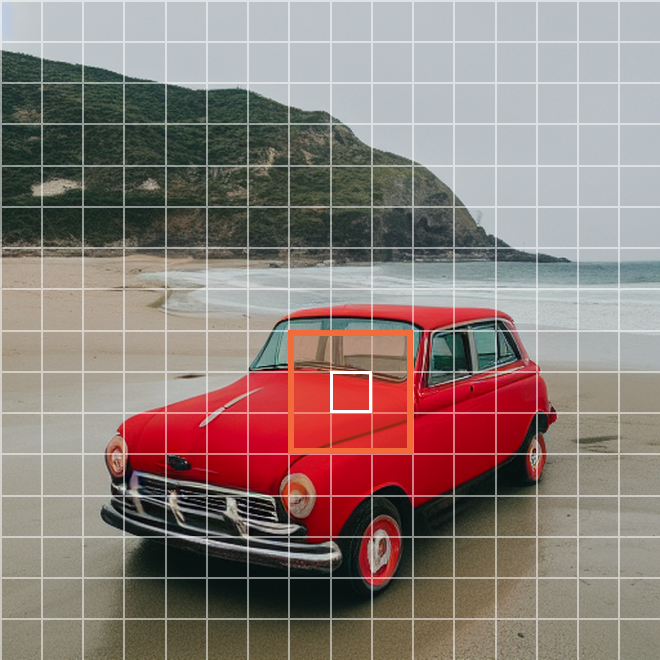
#> input picture 5-2/screens/slide/U_level_16.png, 660 x 660 px, given in place of sd15_00001_.png, which was not available
$ python unet_levels.py
#> lines starting #> are read from the running program, lines starting #| are printed output that depends on the picture; pictures that were not available may be replaced by others from this repository, and a replacement may not be noted
# U-Net 구조 도해용 그림 4장 — 실제 생성 그림(SD1.5, 시드 42) 위에 해상도별 칸 격자 + 3×3 합성곱 창이 덮는 범위
#   64×64 · 32×32 는 창이 작아 오른쪽 위에 확대창(창 주변 3배 영역)을 함께 그림
#   저장소 루트에서 : docker compose exec jupyter python /work/5-2/tools/screens/unet_levels.py   (Git Bash 는 앞에 MSYS_NO_PATHCONV=1)
from PIL import Image, ImageDraw
SRC = '/work/5-2/outputs/comfy/5-2/05/sd15_00001_.png'      # 512×512, "a red car on the beach"
S = 660                                               # 출력 한 변(슬라이드에서 165px 로 줄여 씀)
ORG = (242, 107, 58)
base = Image.open(SRC).convert('RGB').resize((S, S), Image.LANCZOS)
#> base is the input picture: PIL image 660x660 RGB; mean R, G, B 141, 125.7, 120.5
CX, CY = 0.50, 0.62                                   # 창 가운데(자동차 위)

def draw_grid(img, n, c, ox=0, oy=0, x_range=None, y_range=None, lw=1, alpha=90):
    ov = Image.new('RGBA', img.size, (0, 0, 0, 0)); d = ImageDraw.Draw(ov)
    w, h = img.size
    for i in range(n + 1):
        x = ox + i * c; y = oy + i * c
        if -1 <= x <= w: d.line([(x, 0), (x, h)], fill=(255, 255, 255, alpha), width=lw)
        if -1 <= y <= h: d.line([(0, y), (w, y)], fill=(255, 255, 255, alpha), width=lw)
    return Image.alpha_composite(img, ov)

for n in (64, 32, 16, 8):
    c = S / n
    im = draw_grid(base.convert('RGBA'), n, c, lw=1 if n >= 32 else 2, alpha=80 if n >= 32 else 130)
    gx, gy = int(CX * n), int(CY * n)
    x0, y0 = (gx - 1) * c, (gy - 1) * c
    ov = Image.new('RGBA', im.size, (0, 0, 0, 0)); d = ImageDraw.Draw(ov)
    d.rectangle([x0, y0, x0 + 3 * c, y0 + 3 * c], fill=ORG + (90,), outline=ORG + (255,), width=6)
    d.rectangle([gx * c, gy * c, (gx + 1) * c, (gy + 1) * c], outline=(255, 255, 255, 255), width=3)
    im = Image.alpha_composite(im, ov)
    if n in (64, 32):                                  # 확대창 : 창 가운데 기준 3배 영역 → 오른쪽 위 300px
        side = 9 * c                                   # 3×3 창의 3배 = 9칸
        L, T = gx * c + c / 2 - side / 2, gy * c + c / 2 - side / 2
        Z = 300
        crop = base.crop((int(L), int(T), int(L + side), int(T + side))).resize((Z, Z), Image.NEAREST if n == 64 else Image.BICUBIC).convert('RGBA')
        zc = Z / 9
        crop = draw_grid(crop, 9, zc, lw=2, alpha=170)
        zd = ImageDraw.Draw(crop)
        zd.rectangle([3 * zc, 3 * zc, 6 * zc, 6 * zc], outline=ORG + (255,), width=6)
        zd.rectangle([4 * zc, 4 * zc, 5 * zc, 5 * zc], outline=(255, 255, 255, 255), width=4)
        PX, PY = S - Z - 10, 10
        frame = ImageDraw.Draw(im)
        frame.line([(x0 + 3 * c, y0), (PX, PY + Z)], fill=(255, 255, 255, 230), width=3)
        frame.rectangle([PX - 4, PY - 4, PX + Z + 4, PY + Z + 4], fill=(255, 255, 255, 255))
        im.paste(crop, (PX, PY))
    im.convert('RGB').save(f'/work/5-2/screens/slide/U_level_{n}.png', optimize=True)
    print(n, 'cell', 512 // n, 'px window', 3 * 512 // n, 'px')
#> this loop made 4 passes
#> pass 1, `im = draw_grid(base.convert('RGBA'), n, c, lw=1 if n >= 32 else 2, alp..`:
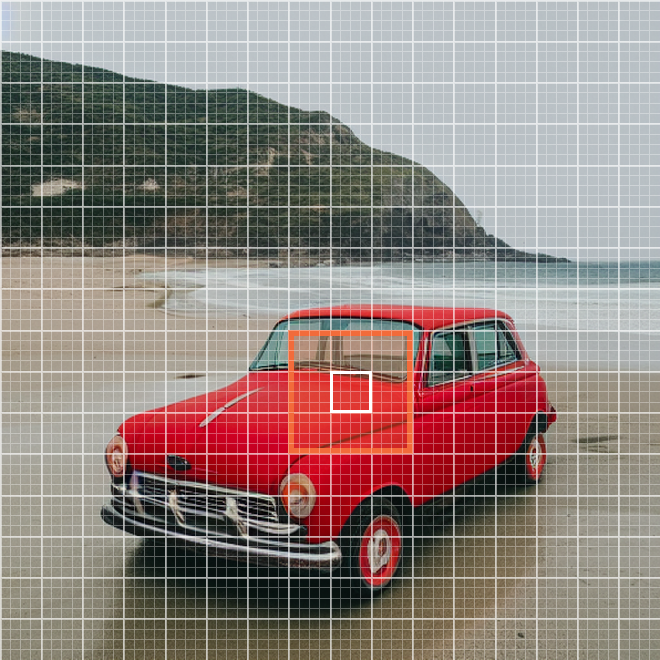
#> im: PIL image 660x660 RGBA; mean R, G, B, A 146.9, 132.4, 127.6, 255
#> pass 1, `crop = base.crop((int(L), int(T), int(L + side), int(T + side))).resiz..`:
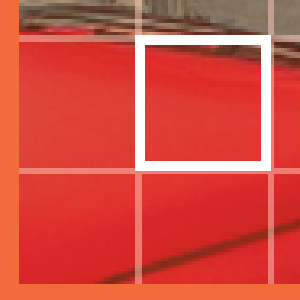
#> crop: PIL image 300x300 RGBA; mean R, G, B, A 212.1, 76.7, 65.8, 255
#> after the loop:
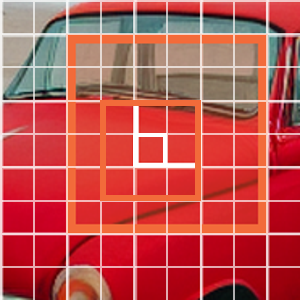
#> crop: PIL image 300x300 RGBA; mean R, G, B, A 189.5, 82.2, 79.2, 255
#> after the loop:
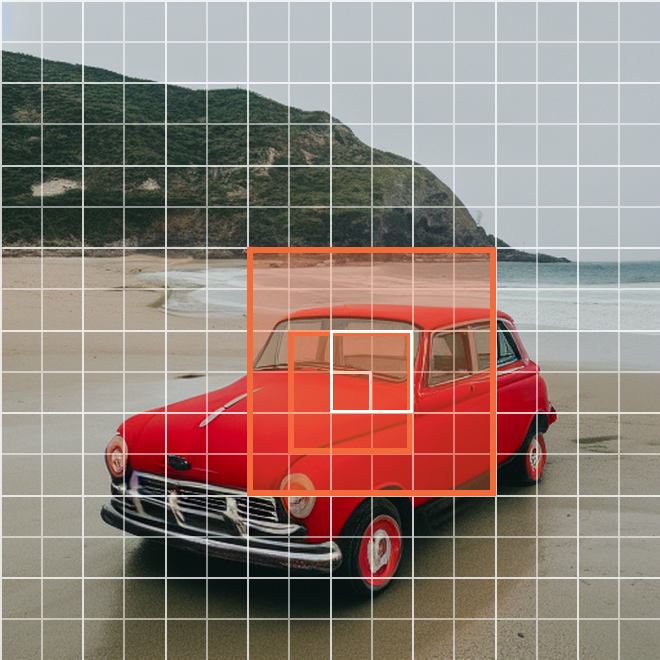
#> im: PIL image 660x660 RGBA; mean R, G, B, A 146.9, 128.4, 120.5, 255
#> after the loop:
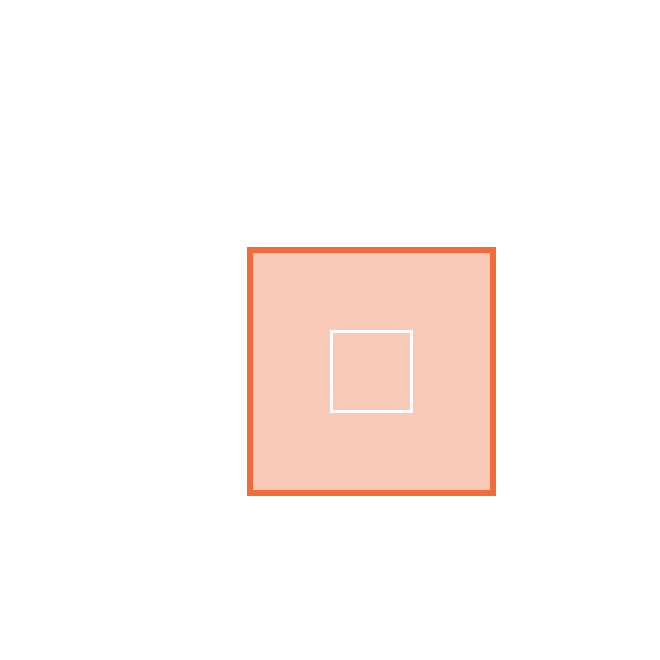
#> ov: PIL image 660x660 RGBA; mean R, G, B, A 34.5, 15.6, 8.7, 15.4; transparent parts drawn white

$ run again, on 5-1/images/hh_off_01.jpg
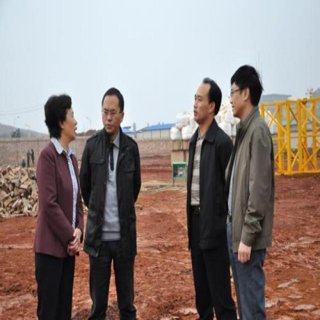
#> input picture 5-1/images/hh_off_01.jpg, 320 x 320 px, given in place of sd15_00001_.png, which was not available
#> after the loop `for n in (64, 32, 16, 8):`:
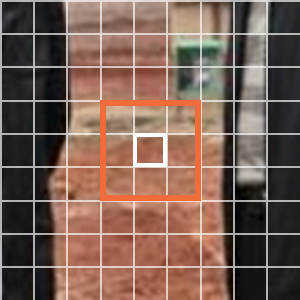
#> crop: PIL image 300x300 RGBA; mean R, G, B, A 122.9, 96.6, 85.6, 255
#> after the loop `for n in (64, 32, 16, 8):`:
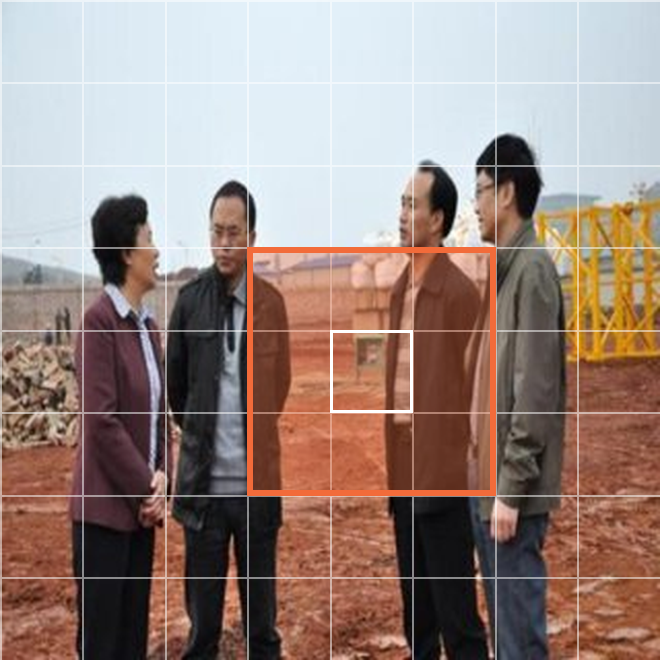
#> im: PIL image 660x660 RGBA; mean R, G, B, A 154.5, 134.9, 127.8, 255

$ run again, on 5-1/images/hh_off_02.jpg
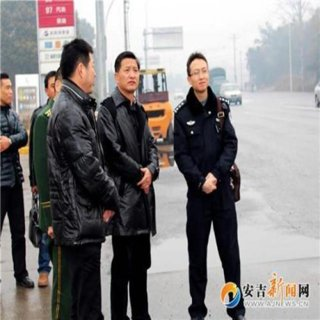
#> input picture 5-1/images/hh_off_02.jpg, 320 x 320 px, given in place of sd15_00001_.png, which was not available
#> after the loop `for n in (64, 32, 16, 8):`:
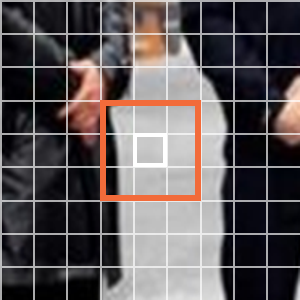
#> crop: PIL image 300x300 RGBA; mean R, G, B, A 93.8, 87, 88.3, 255
#> after the loop `for n in (64, 32, 16, 8):`:
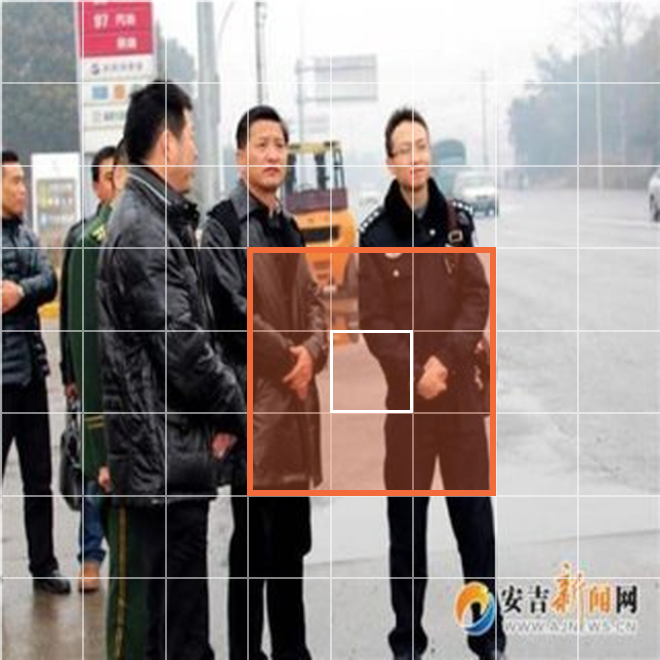
#> im: PIL image 660x660 RGBA; mean R, G, B, A 146.5, 135.4, 132.5, 255
